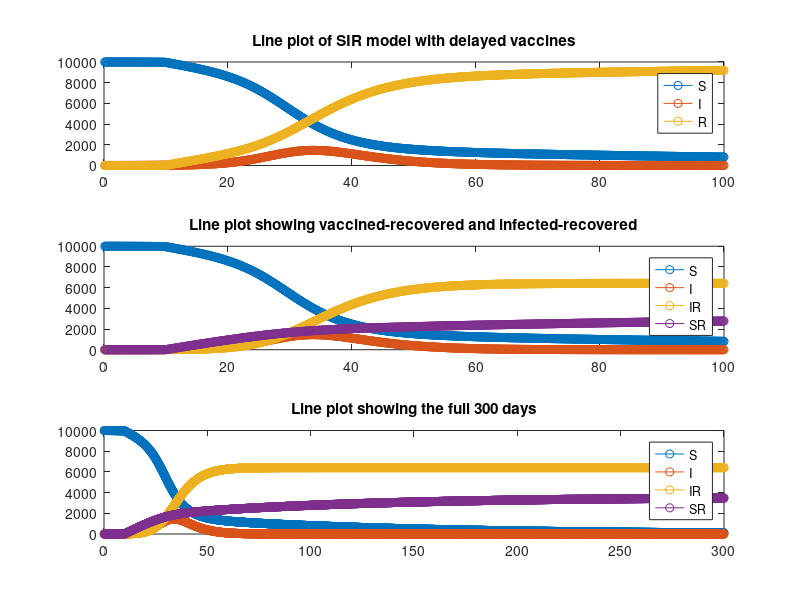

Write the MATLAB code that produced this figure.
N=10000;%population

S=9999; %inital value for S
I=1; %Patient Zero
R=0;

SR=0; %number of susceptible people that recovered because of vaccine
IR=0; %number of people that were recovered from infection

a=1/2; %infectious rate
b=1/5; %recovery rate
v=1/100; %vaccination rate
T=300; %with units days
dt=1/8; %dt
clockmax=ceil(T/dt);
overall = zeros(clockmax, 4); % array that keeps track of t, S, I, R at every single loop
split = zeros(clockmax, 5); % array that keeps track of t, S, I, IR, SR at every single loop

for i = 1:clockmax
    t=i*dt;
    if t < 10 % this is the day that the vaccine will be released
        v=0;
    else
        v=1/100;
    end
    SS=S;
    S=S+dt*(-a*S*I/N-S*v); %number of susceptible people going down because of infection and vaccination
    
    II=I;
    I=I+dt*(a*I*SS/N-b*I);    
    
%     R=R+dt*(b*II+SS*v);
    IR=IR+dt*(b*II);
    SR=SR+dt*(SS*v);
    
    R=IR+SR;
    
    overall(i,:)=[t S I R]; 
    split(i,:)=[t S I IR SR];

end
% figure

for j = 2 : 4
    subplot(3,1,1);
    plot (overall(:,1),overall(:,j),'-o');
    axis ([0 100 0 10000])
    title('Line plot of SIR model with delayed vaccines')
    hold on
end
legend('S','I','R')

for j = 2 : 5
    subplot(3,1,2);
    plot (split(:,1),split(:,j),'-o');
    axis ([0 100 0 10000])
    title('Line plot showing vaccined-recovered and infected-recovered')
    hold on
end
legend('S','I','IR','SR')
for j = 2 : 5
    subplot(3,1,3);
    plot (split(:,1),split(:,j),'-o');
    axis ([0 300 0 10000])
    title('Line plot showing the full 300 days')
    hold on
end
legend('S','I','IR','SR')